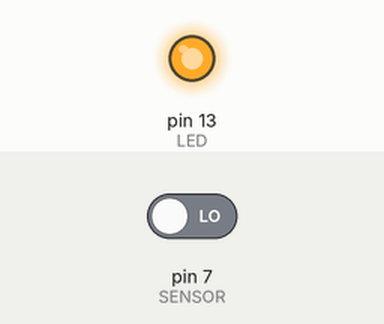
Simulated run of this sketch. Board: Arduino Uno, built with avr-gcc and run on an emulated ATmega328P. On the bench: output pins drawn as LEDs (lit = HIGH). Inputs (shaded band) come from the test bench; at power-on: pin 7 (SENSOR) LOW.

Above: at 1.2 s.
1.3 s: pin 7 (SENSOR) driven HIGH
At 2.0 s:
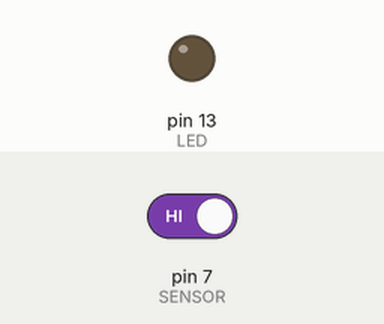
2.8 s: pin 7 (SENSOR) driven LOW
At 3.2 s:
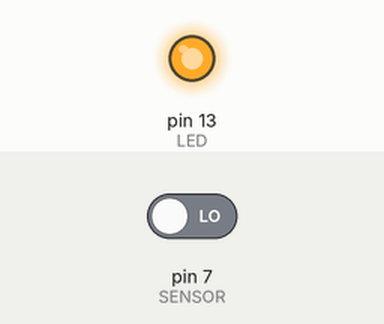
Timing chart, 0 to 5.8 s (numbered marks = the images above; inputs shaded):
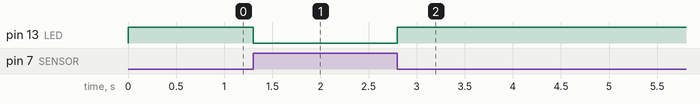

Measured:
- after the input at 1.3 s, pin 13 (LED): HIGH → LOW at once
- after the input at 2.8 s, pin 13 (LED): LOW → HIGH at once

The sketch:

infravermelho_digital.ino
```cpp
int LED = 13;
int SENSOR = 7;
int valor;

void setup() {
 pinMode(LED, OUTPUT);
 pinMode(SENSOR, INPUT);
}

void loop() {
  valor = digitalRead(SENSOR); //Obter o valor do sensor, LOW ou HIGH
  digitalWrite(LED, !valor);
}
```
